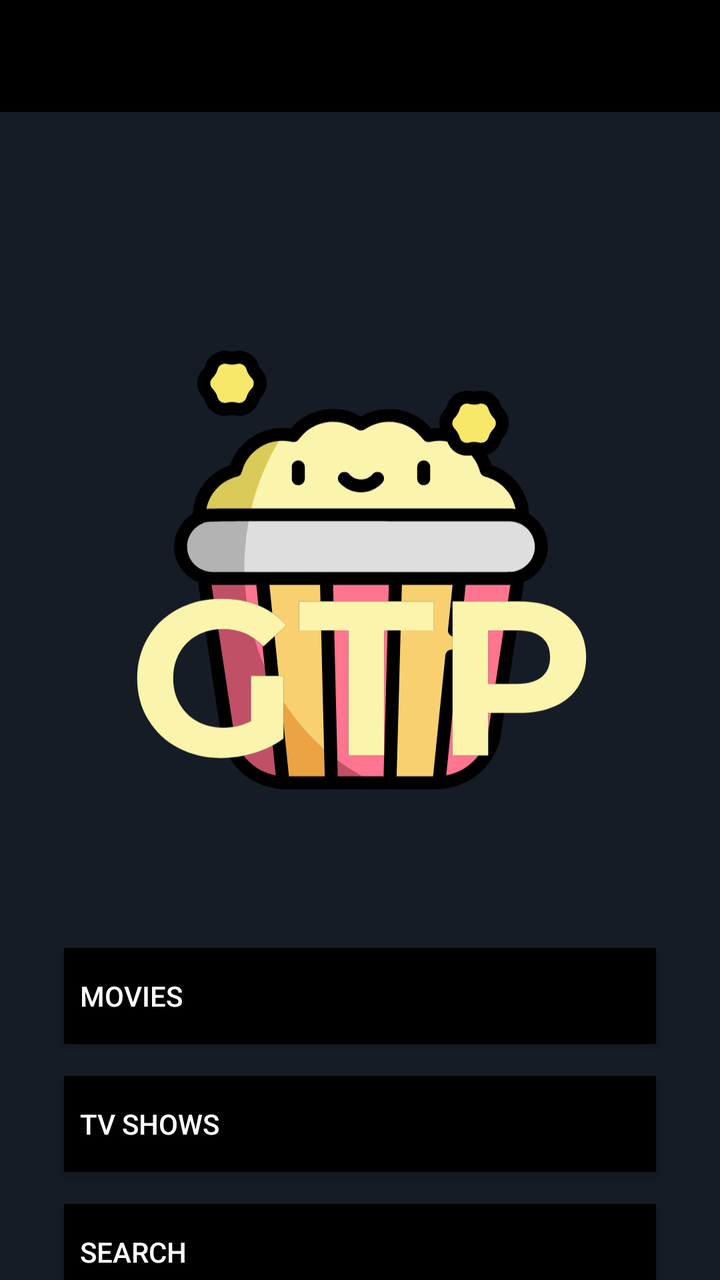
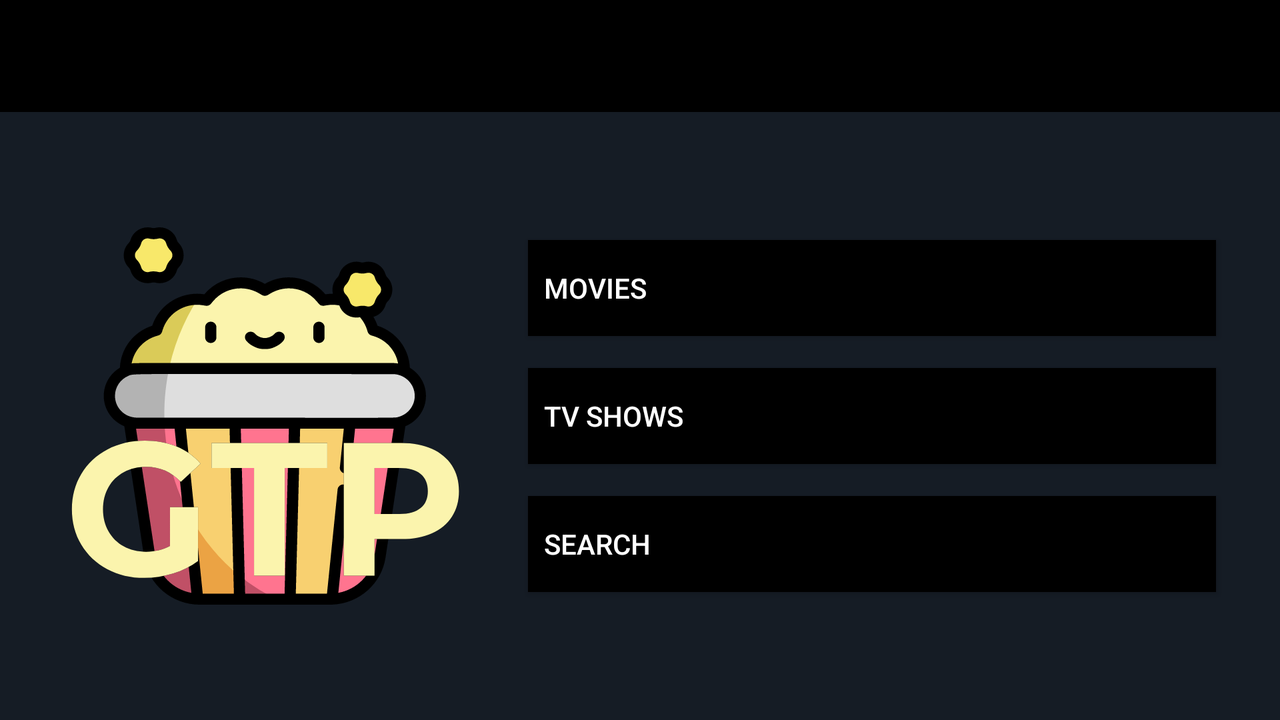

An Android layout and its configuration variant, each rendered on a device that would load it. The default file and the variant file are quoted in full after the pictures.
<!-- AndroidManifest.xml: application theme AppTheme -->
<!-- res/layout/activity_main.xml -->
<?xml version="1.0" encoding="utf-8"?>
<androidx.constraintlayout.widget.ConstraintLayout xmlns:android="http://schemas.android.com/apk/res/android"
    xmlns:app="http://schemas.android.com/apk/res-auto"
    xmlns:tools="http://schemas.android.com/tools"
    android:orientation="vertical" android:layout_width="match_parent"
    android:layout_height="match_parent"
    android:background="@color/colorPrimary">

    <androidx.appcompat.widget.Toolbar
        android:id="@+id/toolbar"
        android:layout_width="match_parent"
        android:layout_height="56dp"
        android:background="@color/colorPrimaryDark"
        app:layout_constraintEnd_toEndOf="parent"
        app:layout_constraintStart_toStartOf="parent"
        app:layout_constraintTop_toTopOf="parent" />


        <Button
            android:id="@+id/movies"
            android:layout_width="0dp"
            android:layout_height="wrap_content"
            android:layout_marginStart="32dp"
            android:layout_marginLeft="32dp"
            android:layout_marginTop="24dp"
            android:layout_marginEnd="32dp"
            android:layout_marginRight="32dp"
            android:background="@color/colorPrimaryDark"
            android:drawableRight="@drawable/ic_arrow_forward_black_24dp"
            android:gravity="center_vertical"
            android:paddingLeft="8dp"
            android:paddingRight="8dp"
            android:text="Movies"
            android:textColor="@color/white"
            app:layout_constraintEnd_toEndOf="parent"
            app:layout_constraintStart_toStartOf="parent"
            app:layout_constraintTop_toBottomOf="@+id/imageView2" />

    <ImageView
        android:id="@+id/imageView2"
        android:layout_width="0dp"
        android:layout_height="330dp"
        android:layout_marginStart="64dp"
        android:layout_marginLeft="64dp"
        android:layout_marginTop="64dp"
        android:layout_marginEnd="64dp"
        android:layout_marginRight="64dp"
        app:layout_constraintEnd_toEndOf="parent"
        app:layout_constraintStart_toStartOf="parent"
        app:layout_constraintTop_toBottomOf="@+id/toolbar"
        android:src="@drawable/gtp_logo" />

        <Button
            android:id="@+id/tv_shows"
            android:layout_width="0dp"
            android:layout_height="wrap_content"
            android:layout_marginStart="32dp"
            android:layout_marginLeft="32dp"
            android:layout_marginTop="16dp"
            android:layout_marginEnd="32dp"
            android:layout_marginRight="32dp"
            android:background="@color/colorPrimaryDark"
            android:drawableRight="@drawable/ic_arrow_forward_black_24dp"
            android:gravity="center_vertical"
            android:paddingLeft="8dp"
            android:paddingRight="8dp"
            android:text="TV shows"
            android:textColor="@color/white"
            app:layout_constraintEnd_toEndOf="parent"
            app:layout_constraintStart_toStartOf="parent"
            app:layout_constraintTop_toBottomOf="@+id/movies" />

    <Button
        android:id="@+id/search"
        android:layout_width="0dp"
        android:layout_height="wrap_content"
        android:layout_marginStart="32dp"
        android:layout_marginLeft="32dp"
        android:layout_marginTop="16dp"
        android:layout_marginEnd="32dp"
        android:layout_marginRight="32dp"
        android:background="@color/colorPrimaryDark"
        android:drawableRight="@drawable/ic_arrow_forward_black_24dp"
        android:gravity="center_vertical"
        android:paddingLeft="8dp"
        android:paddingRight="8dp"
        android:text="Search"
        android:textColor="@color/white"
        app:layout_constraintEnd_toEndOf="parent"
        app:layout_constraintStart_toStartOf="parent"
        app:layout_constraintTop_toBottomOf="@+id/tv_shows" />

</androidx.constraintlayout.widget.ConstraintLayout>
<!-- resources referenced by this layout -->
<resources>
  <color name="colorPrimary">#151c25</color>
  <color name="colorPrimaryDark">#000000</color>
  <color name="white">#FFF</color>
  <!-- drawable gtp_logo: vector/xml drawable (drawable, 15804 chars, omitted) -->
  <style name="AppTheme" parent="Theme.AppCompat.NoActionBar">
          
          <item name="windowActionBar">false</item>
          <item name="windowNoTitle">true</item>
  
          <item name="android:actionOverflowButtonStyle">@style/CustomOverflowButton</item>
  
          <item name="colorPrimary">@color/newBackgroundColor</item>
          <item name="colorPrimaryDark">@color/newBackgroundColor</item>
          <item name="colorAccent">#e55039</item>
      </style>
  <style name="CustomOverflowButton" parent="@android:style/Widget.Holo.Light.ActionButton.Overflow">
          <item name="android:src">@drawable/ic_filter</item>
          <item name="android:layout_width">10dp</item>
          <item name="android:layout_height">10dp</item>
      </style>
  <color name="newBackgroundColor">#000000</color>
  <!-- drawable ic_filter (drawable) -->
  <vector android:height="16dp" android:viewportHeight="394.00003"
      android:viewportWidth="394" android:width="16dp" xmlns:android="http://schemas.android.com/apk/res/android">
      <path android:fillColor="#FFFFFF" android:pathData="m372.82,0h-351.262c-6.199,-0.012 -11.879,3.449 -14.711,8.961 -2.871,5.586 -2.367,12.313 1.301,17.414l128.688,181.285c0.043,0.063 0.09,0.121 0.133,0.184 4.676,6.313 7.207,13.961 7.219,21.816v147.801c-0.027,4.375 1.691,8.582 4.773,11.688 3.086,3.102 7.281,4.852 11.656,4.852 2.223,-0.004 4.426,-0.445 6.48,-1.301l72.313,-27.57c6.477,-1.98 10.777,-8.094 10.777,-15.453v-120.016c0.012,-7.855 2.543,-15.504 7.215,-21.816 0.043,-0.063 0.09,-0.121 0.133,-0.184l128.691,-181.289c3.668,-5.098 4.172,-11.82 1.301,-17.406 -2.828,-5.516 -8.512,-8.977 -14.707,-8.965zM372.82,0"/>
  </vector>
</resources>
<!-- res/layout-land/activity_main.xml (the repository's variant of the layout above) -->
<!-- drawn on the phone turned sideways -->
<?xml version="1.0" encoding="utf-8"?>
<androidx.constraintlayout.widget.ConstraintLayout xmlns:android="http://schemas.android.com/apk/res/android"
    xmlns:app="http://schemas.android.com/apk/res-auto"
    xmlns:tools="http://schemas.android.com/tools"
    android:orientation="vertical" android:layout_width="match_parent"
    android:layout_height="match_parent"
    android:background="@color/colorPrimary">

    <androidx.appcompat.widget.Toolbar
        android:id="@+id/toolbar"
        android:layout_width="match_parent"
        android:layout_height="56dp"
        android:background="@color/colorPrimaryDark"
        app:layout_constraintEnd_toEndOf="parent"
        app:layout_constraintStart_toStartOf="parent"
        app:layout_constraintTop_toTopOf="parent" />


    <Button
        android:id="@+id/movies"
        android:layout_width="0dp"
        android:layout_height="wrap_content"
        android:layout_marginStart="32dp"
        android:layout_marginLeft="32dp"
        android:layout_marginTop="64dp"
        android:layout_marginEnd="32dp"
        android:layout_marginRight="32dp"
        android:background="@color/colorPrimaryDark"
        android:drawableRight="@drawable/ic_arrow_forward_black_24dp"
        android:gravity="center_vertical"
        android:paddingLeft="8dp"
        android:paddingRight="8dp"
        android:text="Movies"
        android:textColor="@color/white"
        app:layout_constraintEnd_toEndOf="parent"
        app:layout_constraintStart_toEndOf="@+id/imageView2"
        app:layout_constraintTop_toBottomOf="@+id/toolbar" />

    <ImageView
        android:id="@+id/imageView2"
        android:layout_width="200dp"
        android:layout_height="194dp"
        android:layout_marginStart="32dp"
        android:layout_marginLeft="32dp"
        android:layout_marginTop="64dp"
        app:layout_constraintBottom_toBottomOf="@+id/search"
        app:layout_constraintStart_toStartOf="parent"
        app:layout_constraintTop_toBottomOf="@+id/toolbar"
        android:src="@drawable/gtp_logo" />

    <Button
        android:id="@+id/tv_shows"
        android:layout_width="0dp"
        android:layout_height="wrap_content"
        android:layout_marginStart="32dp"
        android:layout_marginLeft="32dp"
        android:layout_marginTop="16dp"
        android:layout_marginEnd="32dp"
        android:layout_marginRight="32dp"
        android:background="@color/colorPrimaryDark"
        android:drawableRight="@drawable/ic_arrow_forward_black_24dp"
        android:gravity="center_vertical"
        android:paddingLeft="8dp"
        android:paddingRight="8dp"
        android:text="TV shows"
        android:textColor="@color/white"
        app:layout_constraintEnd_toEndOf="parent"
        app:layout_constraintStart_toEndOf="@+id/imageView2"
        app:layout_constraintTop_toBottomOf="@+id/movies" />

    <Button
        android:id="@+id/search"
        android:layout_width="0dp"
        android:layout_height="wrap_content"
        android:layout_marginStart="32dp"
        android:layout_marginLeft="32dp"
        android:layout_marginTop="16dp"
        android:layout_marginEnd="32dp"
        android:layout_marginRight="32dp"
        android:background="@color/colorPrimaryDark"
        android:drawableRight="@drawable/ic_arrow_forward_black_24dp"
        android:gravity="center_vertical"
        android:paddingLeft="8dp"
        android:paddingRight="8dp"
        android:text="Search"
        android:textColor="@color/white"
        app:layout_constraintEnd_toEndOf="parent"
        app:layout_constraintStart_toEndOf="@+id/imageView2"
        app:layout_constraintTop_toBottomOf="@+id/tv_shows" />

</androidx.constraintlayout.widget.ConstraintLayout>
